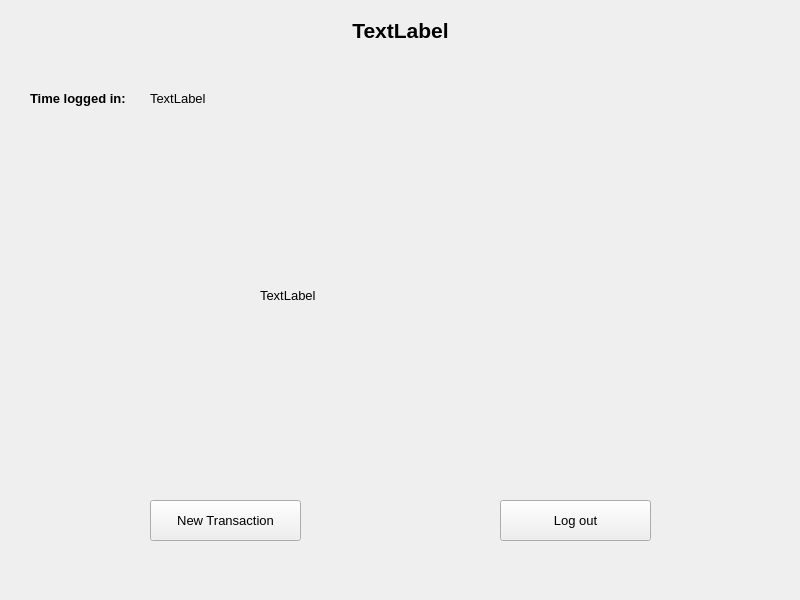
<?xml version="1.0" encoding="UTF-8"?>
<ui version="4.0">
 <class>BoxEmployeeForm</class>
 <widget class="QMainWindow" name="BoxEmployeeForm">
  <property name="geometry">
   <rect>
    <x>0</x>
    <y>0</y>
    <width>800</width>
    <height>600</height>
   </rect>
  </property>
  <property name="font">
   <font>
    <pointsize>10</pointsize>
   </font>
  </property>
  <property name="windowTitle">
   <string>Box Office Eemployee</string>
  </property>
  <property name="windowIcon">
   <iconset resource="MyResources.qrc">
    <normaloff>:/Images/make movie logo transparent.png</normaloff>:/Images/make movie logo transparent.png</iconset>
  </property>
  <widget class="QWidget" name="centralwidget">
   <widget class="QLabel" name="lblTitle">
    <property name="geometry">
     <rect>
      <x>10</x>
      <y>20</y>
      <width>781</width>
      <height>20</height>
     </rect>
    </property>
    <property name="font">
     <font>
      <pointsize>16</pointsize>
      <weight>75</weight>
      <bold>true</bold>
     </font>
    </property>
    <property name="text">
     <string>TextLabel</string>
    </property>
    <property name="alignment">
     <set>Qt::AlignCenter</set>
    </property>
   </widget>
   <widget class="QPushButton" name="pbtNewTransaction">
    <property name="geometry">
     <rect>
      <x>150</x>
      <y>500</y>
      <width>151</width>
      <height>41</height>
     </rect>
    </property>
    <property name="text">
     <string>New Transaction</string>
    </property>
   </widget>
   <widget class="QPushButton" name="pbtLogOut">
    <property name="geometry">
     <rect>
      <x>500</x>
      <y>500</y>
      <width>151</width>
      <height>41</height>
     </rect>
    </property>
    <property name="text">
     <string>Log out</string>
    </property>
   </widget>
   <widget class="QLabel" name="lblLogo">
    <property name="geometry">
     <rect>
      <x>260</x>
      <y>160</y>
      <width>301</width>
      <height>271</height>
     </rect>
    </property>
    <property name="text">
     <string>TextLabel</string>
    </property>
   </widget>
   <widget class="QLabel" name="label_2">
    <property name="geometry">
     <rect>
      <x>30</x>
      <y>90</y>
      <width>101</width>
      <height>16</height>
     </rect>
    </property>
    <property name="font">
     <font>
      <weight>75</weight>
      <bold>true</bold>
     </font>
    </property>
    <property name="text">
     <string>Time logged in:</string>
    </property>
   </widget>
   <widget class="QLabel" name="lblTimeLoggedIn">
    <property name="geometry">
     <rect>
      <x>150</x>
      <y>90</y>
      <width>161</width>
      <height>16</height>
     </rect>
    </property>
    <property name="text">
     <string>TextLabel</string>
    </property>
   </widget>
  </widget>
  <widget class="QMenuBar" name="menubar">
   <property name="geometry">
    <rect>
     <x>0</x>
     <y>0</y>
     <width>800</width>
     <height>21</height>
    </rect>
   </property>
  </widget>
  <widget class="QStatusBar" name="statusbar">
   <property name="sizeGripEnabled">
    <bool>false</bool>
   </property>
  </widget>
 </widget>
 <resources>
  <include location="MyResources.qrc"/>
 </resources>
 <connections/>
</ui>
